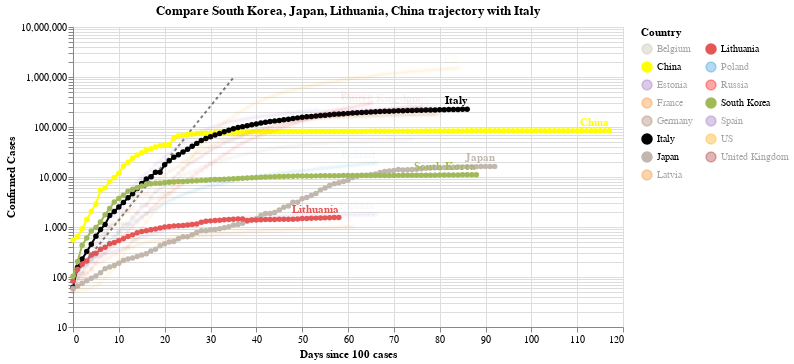

The notebook cell this image was saved under:
### Code cell
#hide_input
chart3 = make_since_chart(dff2, ['South Korea', 'Japan', 'Lithuania', 'China'], baseline_countries)
chart3

### Figure 1 — Vega-Lite specification as saved in the notebook (floating-point values rounded to 4 significant figures; data arrays with more than 128 entries replaced by an {"elided": "..."} marker saying what was removed)
{"config": {"view": {"continuousWidth": 400, "continuousHeight": 300}}, "layer": [{"data": {"name": "data-628230001892d6798b50651be41d1b3e"}, "mark": {"type": "line", "color": "black", "opacity": 0.5, "strokeDash": [3, 3]}, "encoding": {"x": {"type": "quantitative", "field": "Days since 100 cases"}, "y": {"type": "quantitative", "field": "Confirmed Cases"}}}, {"data": {"name": "data-0eb2a29fc3155e1078be3cc467ca6236"}, "mark": {"type": "line", "point": true}, "encoding": {"color": {"type": "nominal", "field": "Country", "legend": {"columns": 2}, "scale": {"domain": ["Belgium", "China", "Estonia", "France", "Germany", "Italy", "Japan", "Latvia", "Lithuania", "Poland", "Russia", "South Korea", "Spain", "US", "United Kingdom"], "range": ["#C1B7AD", "yellow", "#9467bd", "#F58518", "#9D755D", "black", "#C1B7AD", "#F58518", "#E45756", "#2495D3", "red", "#A1BA59", "#9467bd", "orange", "brown"]}}, "opacity": {"condition": {"value": 1, "selection": "selector001"}, "value": 0.05}, "tooltip": [{"type": "nominal", "field": "Country"}, {"type": "temporal", "field": "Date"}, {"type": "quantitative", "field": "Confirmed Cases"}, {"type": "quantitative", "field": "Days since 100 cases"}], "x": {"type": "quantitative", "field": "Days since 100 cases"}, "y": {"type": "quantitative", "field": "Confirmed Cases", "scale": {"type": "log"}}}, "selection": {"selector001": {"type": "multi", "fields": ["Country"], "bind": "legend", "init": [{"Country": "South Korea"}, {"Country": "Japan"}, {"Country": "Lithuania"}, {"Country": "China"}, {"Country": "Italy"}]}}, "width": 550}, {"data": {"name": "data-0eb2a29fc3155e1078be3cc467ca6236"}, "mark": {"type": "text", "align": "right", "dy": -8, "fontWeight": "bold"}, "encoding": {"color": {"type": "nominal", "field": "Country", "legend": {"columns": 2}, "scale": {"domain": ["Belgium", "China", "Estonia", "France", "Germany", "Italy", "Japan", "Latvia", "Lithuania", "Poland", "Russia", "South Korea", "Spain", "US", "United Kingdom"], "range": ["#C1B7AD", "yellow", "#9467bd", "#F58518", "#9D755D", "black", "#C1B7AD", "#F58518", "#E45756", "#2495D3", "red", "#A1BA59", "#9467bd", "orange", "brown"]}}, "opacity": {"condition": {"value": 1, "selection": "selector001"}, "value": 0.05}, "text": {"type": "nominal", "field": "Country"}, "tooltip": [{"type": "nominal", "field": "Country"}, {"type": "temporal", "field": "Date"}, {"type": "quantitative", "field": "Confirmed Cases"}, {"type": "quantitative", "field": "Days since 100 cases"}], "x": {"type": "quantitative", "field": "Days since 100 cases"}, "y": {"type": "quantitative", "field": "Confirmed Cases", "scale": {"type": "log"}}}, "transform": [{"filter": "(datum['Date'] >= 1589760000000)"}], "width": 550}], "title": "Compare South Korea, Japan, Lithuania, China trajectory with Italy", "$schema": "https://vega.github.io/schema/vega-lite/v4.0.2.json", "datasets": {"data-628230001892d6798b50651be41d1b3e": [{"Days since 100 cases": 0, "Confirmed Cases": 100.0}, {"Days since 100 cases": 1, "Confirmed Cases": 130.0}, {"Days since 100 cases": 2, "Confirmed Cases": 169.0}, {"Days since 100 cases": 3, "Confirmed Cases": 219.7}, {"Days since 100 cases": 4, "Confirmed Cases": 285.6}, {"Days since 100 cases": 5, "Confirmed Cases": 371.3}, {"Days since 100 cases": 6, "Confirmed Cases": 482.7}, {"Days since 100 cases": 7, "Confirmed Cases": 627.5}, {"Days since 100 cases": 8, "Confirmed Cases": 815.7}, {"Days since 100 cases": 9, "Confirmed Cases": 1060.0}, {"Days since 100 cases": 10, "Confirmed Cases": 1379.0}, {"Days since 100 cases": 11, "Confirmed Cases": 1792.0}, {"Days since 100 cases": 12, "Confirmed Cases": 2330.0}, {"Days since 100 cases": 13, "Confirmed Cases": 3029.0}, {"Days since 100 cases": 14, "Confirmed Cases": 3937.0}, {"Days since 100 cases": 15, "Confirmed Cases": 5119.0}, {"Days since 100 cases": 16, "Confirmed Cases": 6654.0}, {"Days since 100 cases": 17, "Confirmed Cases": 8650.0}, {"Days since 100 cases": 18, "Confirmed Cases": 11250.0}, {"Days since 100 cases": 19, "Confirmed Cases": 14620.0}, {"Days since 100 cases": 20, "Confirmed Cases": 19000.0}, {"Days since 100 cases": 21, "Confirmed Cases": 24710.0}, {"Days since 100 cases": 22, "Confirmed Cases": 32120.0}, {"Days since 100 cases": 23, "Confirmed Cases": 41750.0}, {"Days since 100 cases": 24, "Confirmed Cases": 54280.0}, {"Days since 100 cases": 25, "Confirmed Cases": 70560.0}, {"Days since 100 cases": 26, "Confirmed Cases": 91730.0}, {"Days since 100 cases": 27, "Confirmed Cases": 119300.0}, {"Days since 100 cases": 28, "Confirmed Cases": 155000.0}, {"Days since 100 cases": 29, "Confirmed Cases": 201500.0}, {"Days since 100 cases": 30, "Confirmed Cases": 262000.0}, {"Days since 100 cases": 31, "Confirmed Cases": 340600.0}, {"Days since 100 cases": 32, "Confirmed Cases": 442800.0}, {"Days since 100 cases": 33, "Confirmed Cases": 575600.0}, {"Days since 100 cases": 34, "Confirmed Cases": 748300.0}, {"Days since 100 cases": 35, "Confirmed Cases": 972800.0}], "data-0eb2a29fc3155e1078be3cc467ca6236": {"elided": "1185 records"}}}
